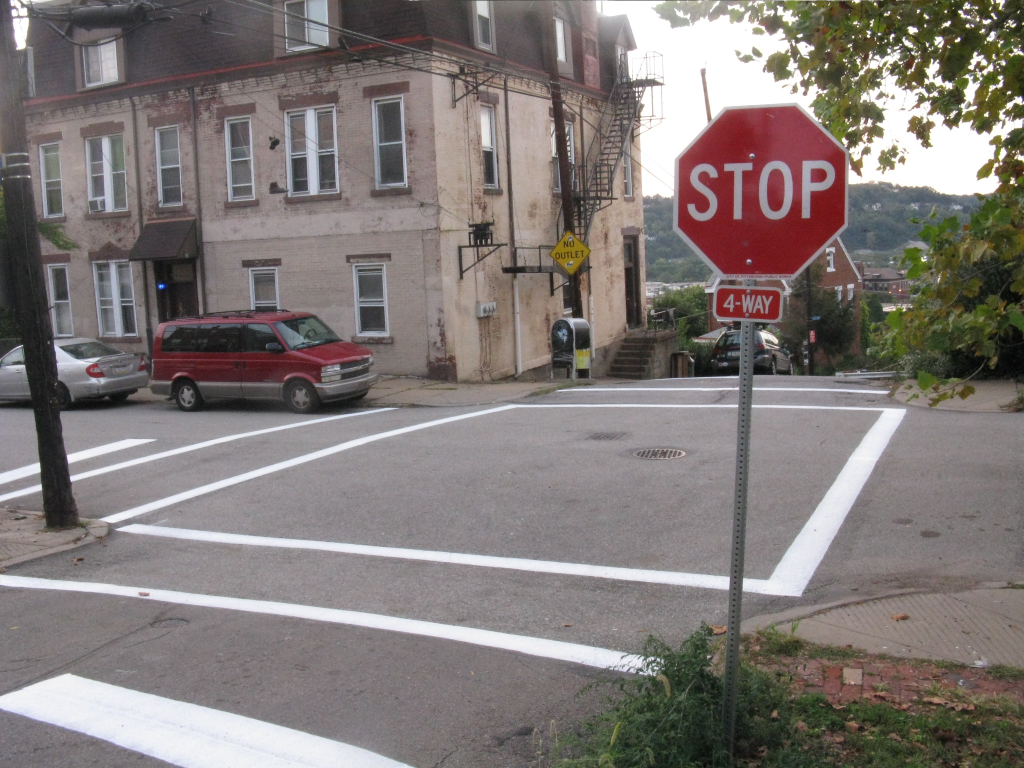
%> input picture CVInput/stop3.jpg, 2048 x 1536 px (shown at 1/2 size)
$ octave stopSign.m   (GNU Octave 9; MATLAB toolbox functions it lacks are replaced by stand-ins)
%> lines starting %> are read from the running program, lines starting %| are printed output that depends on the picture; in (x1, y1, x2, y2) boxes, pixels count from 0 and x2, y2 are one past the last pixel; in counts of white or black regions, pixels touching at a corner belong together; the program's own positions count from 1
%Author: Michael Glazer
%Date: 2/16/16
%Purpose: Proof of concept for stop sign recognition
%Process: resize an image to have a max row or col pixel size of 400
%       crop the image to remove the lower 25% where stop signs won't be
%       isolate the red colors in an image as much as possible
%       perform blob detection on resulting image for specific size range
%       visually analyze detected blobs and go from there

tic;

%delete any existing figures
close all

%--------------------READ IMAGE--------------------%

cd(fileparts(mfilename('fullpath')));
cd('..');
dataDir = fullfile('data/stop_signs');
outputDir = fullfile('output/stop_signs');
imageName = 'stop3.jpg';
name = imageName(1:end-4);
im = imread(fullfile(dataDir, imageName));
%> im is the input picture: size 1536x2048x3 uint8; mean R, G, B 128.2, 120.8, 118.4

figure
imshow(im);
hold on
title('Original Image')
saveas(gcf, fullfile(outputDir, strcat(name, '_Original_Image.jpg')));
hold off

%--------------------RESIZE IMAGE--------------------%

%make longest edge 400
h = size(im,1);
%> h = 1536
w = size(im,2);
%> w = 2048
if h > w
    im = imresize(im, [400, w/(h/400)]);
    h = size(im,1);
    w = size(im,2);
    im = imcrop(im,[1 1 w h - (h/4)]);
else
    im = imresize(im, [h/(w/400), 400]);
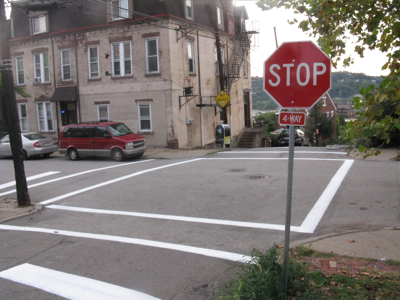
%> im: size 300x400x3 uint8; mean R, G, B 128.2, 120.8, 118.4
    h = size(im,1);
%> h = 300
    w = size(im,2);
%> w = 400
    im = imcrop(im,[1 1 w h - (h/4)]);
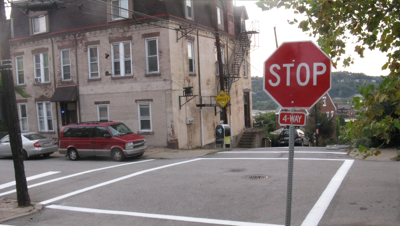
%> im: size 226x400x3 uint8; mean R, G, B 128.3, 119.8, 117.5
end

%remove bottom 3rd of image
x = imcrop(im,[1 1 w 200]);
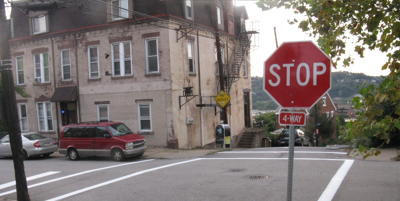
%> x: size 201x400x3 uint8; mean R, G, B 126.1, 117.1, 114.2

figure
imshow(im);
hold on
title('Resized Image')
saveas(gcf, fullfile(outputDir, strcat(name, '_Resized_Image.jpg')));
hold off

% [82 lines of commented-out code are left out]


for i = 1:size(im,1)
    for j = 1:size(im,2)
        if double(im(i,j,1)) / (double(im(i,j,2)) + double(im(i,j,3))) < 1.0001 % im(i,j,3) + im(i,j,2) > 450
            im (i,j,:) = 0;
        end
    end
end
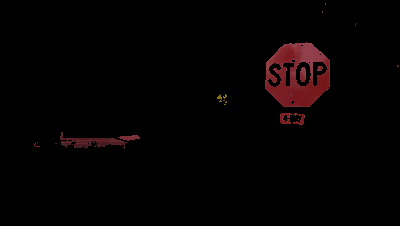
%> im: size 226x400x3 uint8; mean R, G, B 4.7, 1.5, 1.7
% im(:,:,2) = 0;
% im(:,:,3) = 0;

figure
imshow(im);
hold on
title('Thresholded Image')
saveas(gcf, fullfile(outputDir, strcat(name, '_Thresholded_Image.jpg')));
hold off

%--------------------DETECT BLOBS--------------------%
blobMeasurements = regionprops(im2bw(im), 'all');
%> blobMeasurements = 0 regions
numberOfBlobs = size(blobMeasurements, 1);
%> numberOfBlobs = 0

%remove all blobs with uncharacteristically low area
choices = ones(numberOfBlobs,1);
x = vertcat(blobMeasurements.Area);
%> x = []
y = vertcat(blobMeasurements.FilledArea);
%> y = []
z = vertcat(blobMeasurements.ConvexArea);
%> z = []
k = cell(numberOfBlobs,1);
%> k = {}
for i = 1:numberOfBlobs
    k{i,1} = blobMeasurements(i).ConvexImage;
end
%> this loop made 0 passes

choices(x < 400 | abs(y-z) > 500 | y < 3000) = 0;

%divide the longest dimension of the region by 5
%if the difference between the convex image dimensions are greater than it,
%remove it from the list of possibilities (looking for ~square img)
for i = 1:numberOfBlobs
    if choices(i,1) ~= 0
        maxSize = max(size(cell2mat(k(i,1)),1), size(cell2mat(k(i,1)),2))/5;
        if abs(size(cell2mat(k(i,1)),1) - size(cell2mat(k(i,1)),2)) > maxSize
            choices(i,1) = 0;
        end
    end
end

% [5 lines of commented-out code are left out]


boxes = vertcat(blobMeasurements.BoundingBox);
%> boxes = []
insert = [];
chosenBlobs = [];

for i = 1:numberOfBlobs
    if choices(i,1) ~= 0 %&& i ~= 2 && i ~= 3
        insert = [insert;boxes(i,:)];
        chosenBlobs = [chosenBlobs,i];
    end
end
box = insertShape(im,'Rectangle',insert,'LineWidth',3);

%display all blobs that passed the tests
figure
% imshow(im);
hold on
imshow(box);
title('Chosen Blobs')
saveas(gcf, fullfile(outputDir, strcat(name, '_Chosen_Blobs.jpg')));
hold off


fprintf('Chosen Blobs = %f\n', chosenBlobs);
%| Chosen Blobs =

toc;

$ run again, with CVInput/stop1.jpg copied over CVInput/stop3.jpg
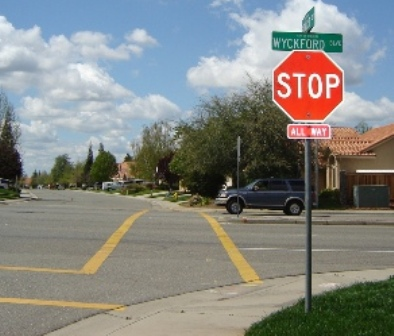
%> input picture CVInput/stop1.jpg, 394 x 336 px
%> im is the input picture: size 336x394x3 uint8; mean R, G, B 132, 133.8, 129.6
%> `x = imcrop(im,[1 1 w 200]);`:
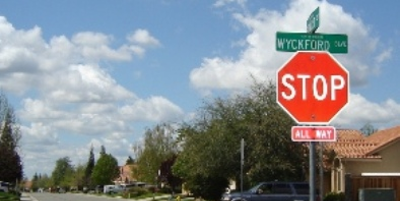
%> x: size 201x400x3 uint8; mean R, G, B 133.6, 138.9, 144.3
%> after the loop `for i = 1:size(im,1)`:
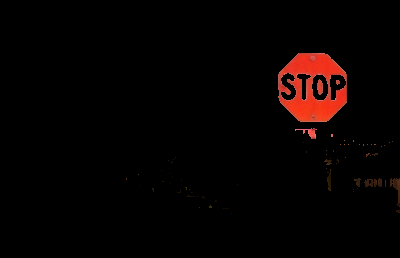
%> im: size 258x400x3 uint8; mean R, G, B 7.1, 2.1, 1.4
%> blobMeasurements = 45 regions; largest, box (x1, y1, x2, y2), Area, Centroid, MajorAxisLength, MinorAxisLength and Eccentricity: (295, 129, 316, 138) 65 [309.1 133] 22.28 6.76 0.953, (311, 121, 327, 122) 16 [319.5 122] 18.48 1.15 0.998, (302, 89, 307, 101) 14 [306.3 96.2] 15.05 3.92 0.965
%> numberOfBlobs = 45
%> `x = vertcat(blobMeasurements.Area);`: x = 45 values, max 65 at index 15, min 1 at index 1, mean 4.44
%> y has the same summary as x
%> z = 45 values, max 122 at index 15, min 1 at index 1, mean 6.42
%> k = 45 items
%> the loop `for i = 1:numberOfBlobs` made 45 passes
%> after the loop `for i = 1:numberOfBlobs`: choices = 45 values from 0 to 0
%> boxes = 45 rows, first 8: [280.5 102.5 1 1; 281.5 76.5 2 2; 281.5 82.5 1 1; 283.5 91.5 1 1; 283.5 98.5 1 1; 284.5 73.5 3 2; 287.5 100.5 3 1; 289.5 73.5 1 1]
%| Chosen Blobs =

$ run again, with CVInput/stop10.jpg copied over CVInput/stop3.jpg
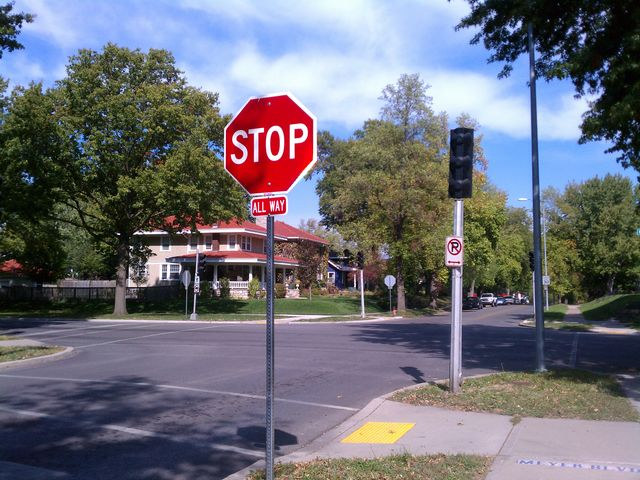
%> input picture CVInput/stop10.jpg, 640 x 480 px
%> im is the input picture: size 480x640x3 uint8; mean R, G, B 110, 109.9, 119.4
%> `x = imcrop(im,[1 1 w 200]);`:
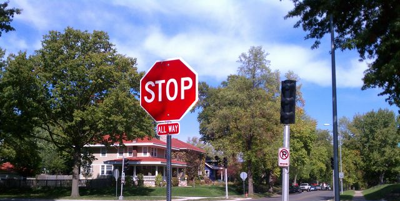
%> x: size 201x400x3 uint8; mean R, G, B 107.7, 110.8, 118.2
%> after the loop `for i = 1:size(im,1)`:
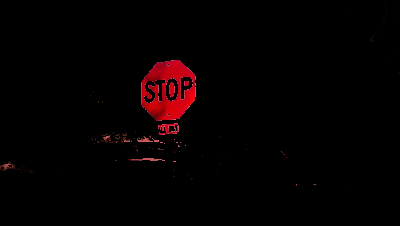
%> im: size 226x400x3 uint8; mean R, G, B 5.4, 0.5, 0.9
%> blobMeasurements = 23 regions; largest, box (x1, y1, x2, y2), Area, Centroid, MajorAxisLength, MinorAxisLength and Eccentricity: (146, 140, 148, 142) 2 [147.5 141.5] 3.06 1.15 0.926, (157, 140, 159, 141) 2 [158.5 141] 2.31 1.15 0.866, (158, 159, 160, 160) 2 [159.5 160] 2.31 1.15 0.866
%> numberOfBlobs = 23
%> `x = vertcat(blobMeasurements.Area);`: x = 23 values, max 2 at index 1, min 1 at index 4, mean 1.17
%> y has the same summary as x
%> z has the same summary as x
%> k = 23 items
%> the loop `for i = 1:numberOfBlobs` made 23 passes
%> after the loop `for i = 1:numberOfBlobs`: choices = 23 values from 0 to 0
%> boxes = 23 rows, first 8: [146.5 140.5 2 2; 157.5 140.5 2 1; 158.5 159.5 2 1; 161.5 126.5 1 1; 161.5 142.5 1 1; 164.5 126.5 1 1; 166.5 84.5 1 1; 168.5 126.5 1 1]
%| Chosen Blobs =

$ run again, with CVInput/stop11.jpg copied over CVInput/stop3.jpg
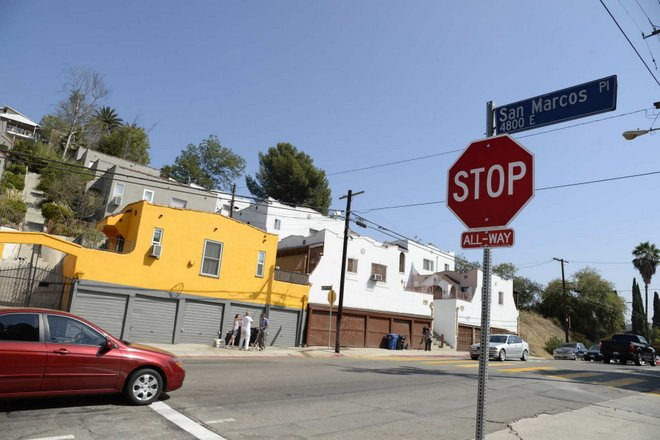
%> input picture CVInput/stop11.jpg, 660 x 440 px
%> im is the input picture: size 440x660x3 uint8; mean R, G, B 136.4, 139.9, 147.9
%> `im = imcrop(im,[1 1 w h - (h/4)]);`:
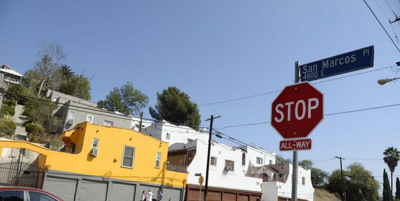
%> im: size 201x400x3 uint8; mean R, G, B 137.9, 146, 159
%> after the loop `for i = 1:size(im,1)`:
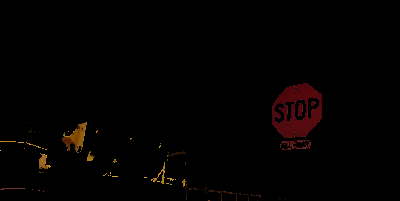
%> im: size 201x400x3 uint8; mean R, G, B 3.3, 1.2, 0.6
%> blobMeasurements = 46 regions; largest, box (x1, y1, x2, y2), Area, Centroid, MajorAxisLength, MinorAxisLength and Eccentricity: (151, 166, 165, 182) 35 [159.5 175.1] 25.11 4.61 0.983, (0, 141, 16, 142) 16 [8.5 142] 18.48 1.15 0.998, (162, 175, 165, 184) 15 [163.7 179.2] 9.57 2.51 0.965
%> numberOfBlobs = 46
%> x = 46 values, max 35 at index 35, min 1 at index 2, mean 3.65
%> y = 46 values, max 37 at index 35, min 1 at index 2, mean 3.7
%> z = 46 values, max 89 at index 35, min 1 at index 2, mean 5.11
%> k = 46 items
%> the loop `for i = 1:numberOfBlobs` made 46 passes
%> after the loop `for i = 1:numberOfBlobs`: choices = 46 values from 0 to 0
%> boxes = 46 rows, first 8: [0.5 141.5 16 1; 0.5 150.5 1 1; 18.5 142.5 6 1; 27.5 143.5 1 1; 29.5 144.5 2 1; 33.5 145.5 1 1; 36.5 146.5 1 1; 38.5 146.5 3 2]
%| Chosen Blobs =
